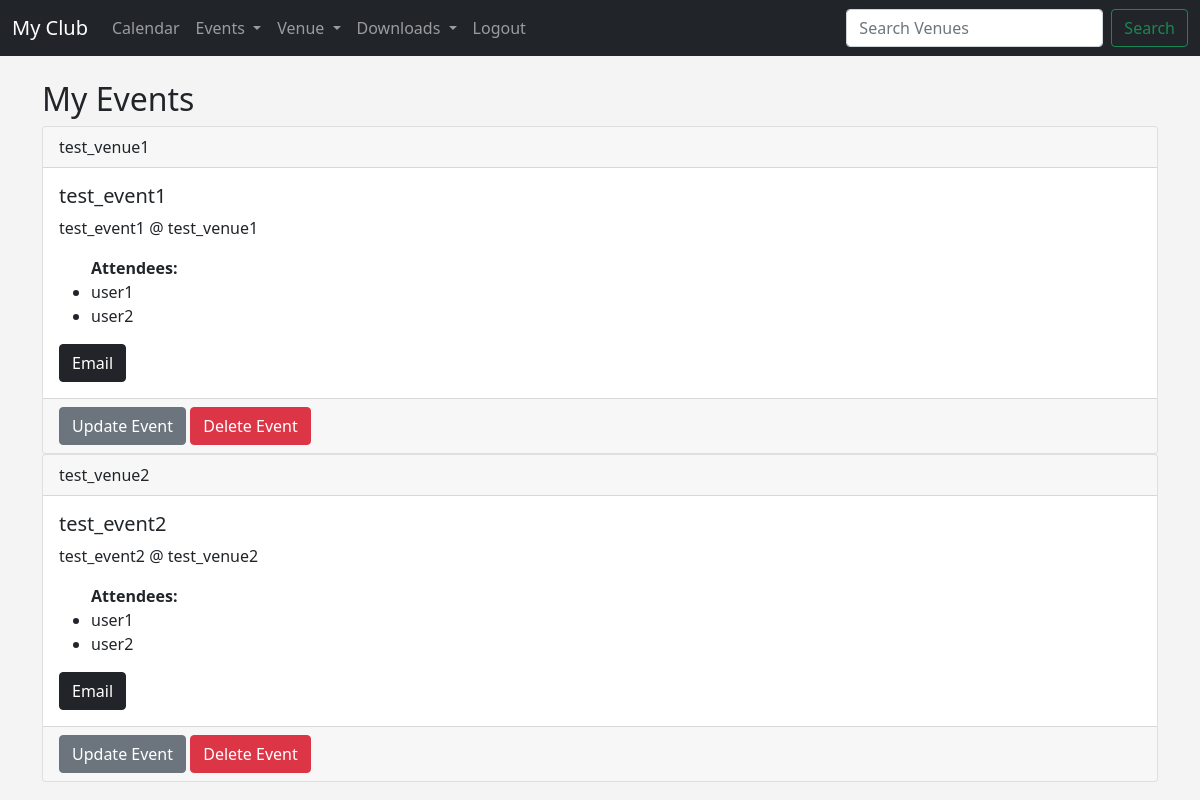
Screenshot of /my_events/ (signed in) with the database file from the repository.
### events/models.py (models this page shows)
class Event(models.Model):
    name = models.CharField('Event Name', max_length=120)
    event_date = models.DateTimeField('Event date')
    venue = models.ForeignKey(Venue, blank=True, null=True, on_delete=models.CASCADE)
    manager = models.ForeignKey(User, blank=True, null=True, on_delete=models.SET_NULL)
    description = models.TextField(blank=True)
    attendees = models.ManyToManyField(User, related_name='attendees', blank=True)
    def __str__(self):
        return self.name

class Venue(models.Model):
    name = models.CharField('Venue Name', max_length=120)
    address = models.CharField(max_length=300)
    zip_code =models.CharField('Zip Code', max_length=10)
    phone = models.CharField('Contact Phone', max_length=15,blank=True)
    website = models.URLField('Website Address',blank=True)
    email_address = models.EmailField('Email Address',blank=True)
    owner = models.IntegerField('Venue Owner', blank=False, default=1)
    def __str__(self):
        return self.name

### events/views.py (the view)
# urls.py: path('my_events/', views.my_events, name='my_events'),
def my_events(request):
    if request.user.is_authenticated:
        me = request.user.id
        events = Event.objects.filter(attendees = me)
        return render(request, 'events/my_events.html', {'events' : events, 'me' : me })
    else:
        messages.success(request, "You are not authorised to view this page")
        return redirect('home')

### templates/events/my_events.html
{% extends 'events/base.html' %}
    {% block content %}
      <h2>My Events</h2>
      {% for event in events  %}
      <div class="card">
        <div class="card-header">
            {{event.venue}}
        </div>
        <div class="card-body">
             <h5 class="card-title">{{event}} </h5>
            <p class="card-text"> {{event.description}} </p>
            <ul>
                <strong>Attendees: </strong>
                {% for user in event.attendees.all  %}
                <li> {{ user }} </li>
                {% endfor %}
            </ul>
            <a href="mailto:{{event.venue.email_address}}" class="btn btn-dark">Email</a>
        </div>
        <div class="card-footer text-muted">
            {% if user.is_authenticated %}
            {% if user.is_superuser or user == event.manager %}
            <a href="{% url 'update-event' event.id %}" class="btn btn-secondary">Update Event</a>
            <a href="{% url 'delete-event' event.id %}" class="btn btn-danger">Delete Event</a>
            {% endif %}
            {% endif %}
        </div>
    </div>
      {% endfor %}
    {% endblock %}

### templates/events/base.html (style rules this page uses)
body { background-color: #f4f4f4; }

### rows the page displays
Event: venue "test_venue1", name "test_event1", description "test_event1 @ test_venue1", shows "Update Event"
Event: venue "test_venue2", name "test_event2", description "test_event2 @ test_venue2", shows "Update Event"

### other values shown
{{ user }} "user1"
{{ user }} "user2"
